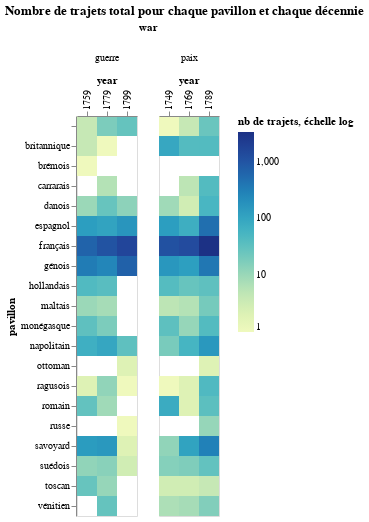

Here is the notebook cell this chart was saved with:
### Code cell
# Nombre de trajets total pour chaque pavillon et chaque décennie, en temps de guerre et paix

VegaLite({
    "$schema": "https://vega.github.io/schema/vega-lite/v5.json",
    "title": "Nombre de trajets total pour chaque pavillon et chaque décennie",
    "mark": {
        "tooltip": {
         "content": "data"
        },
        "type": "rect"
    },
    "data": {
        "values": list_viz
    },
    "resolve": {"scale": {"x": "independent"}},
    "encoding": {
        "column": {"field": "war"},
        "x": {
            "field": "year",
            "type": "nominal", 
            "title": "year",
            "axis": {
                "orient": "top"
            }
        },
        "y": {
            "field": "pavillon",
            "type": "nominal",
            "title": "pavillon"
        },
        "color": {
            "field": "count_travel",
            "type": "quantitative",
            "title": "nb de trajets, échelle log",
            "scale": {"type": "log"}
        }
    }
})

### Figure 1 — Vega-Lite specification as saved in the notebook (floating-point values rounded to 4 significant figures)
{"$schema": "https://vega.github.io/schema/vega-lite/v5.json", "data": {"values": [{"count_travel": 1, "mean_duration": 5, "mean_number_steps": 1, "mean_speed": 42, "pavillon": "", "sum_total_miles": 210, "war": "paix", "year": "1749"}, {"count_travel": 92, "mean_duration": 50.17, "mean_number_steps": 1.587, "mean_speed": 40.48, "pavillon": "britannique", "sum_total_miles": 150521, "war": "paix", "year": "1749"}, {"count_travel": 9, "mean_duration": 68.89, "mean_number_steps": 1.778, "mean_speed": 22.63, "pavillon": "danois", "sum_total_miles": 13542, "war": "paix", "year": "1749"}, {"count_travel": 129, "mean_duration": 9.271, "mean_number_steps": 1.217, "mean_speed": 41.61, "pavillon": "espagnol", "sum_total_miles": 27166, "war": "paix", "year": "1749"}, {"count_travel": 1092, "mean_duration": 21.48, "mean_number_steps": 1.657, "mean_speed": 34.24, "pavillon": "français", "sum_total_miles": 598967, "war": "paix", "year": "1749"}, {"count_travel": 159, "mean_duration": 9.428, "mean_number_steps": 1.17, "mean_speed": 34.06, "pavillon": "génois", "sum_total_miles": 32108, "war": "paix", "year": "1749"}, {"count_travel": 40, "mean_duration": 50.33, "mean_number_steps": 1.35, "mean_speed": 38.27, "pavillon": "hollandais", "sum_total_miles": 64561, "war": "paix", "year": "1749"}, {"count_travel": 5, "mean_duration": 27.2, "mean_number_steps": 2.2, "mean_speed": 33.81, "pavillon": "maltais", "sum_total_miles": 2575, "war": "paix", "year": "1749"}, {"count_travel": 33, "mean_duration": 6.667, "mean_number_steps": 1.03, "mean_speed": 25.03, "pavillon": "monégasque", "sum_total_miles": 4160, "war": "paix", "year": "1749"}, {"count_travel": 19, "mean_duration": 30.26, "mean_number_steps": 1.632, "mean_speed": 25.78, "pavillon": "napolitain", "sum_total_miles": 9755, "war": "paix", "year": "1749"}, {"count_travel": 1, "mean_duration": 94, "mean_number_steps": 2, "mean_speed": 13.98, "pavillon": "ragusois", "sum_total_miles": 1314, "war": "paix", "year": "1749"}, {"count_travel": 79, "mean_duration": 9.392, "mean_number_steps": 1.253, "mean_speed": 33.53, "pavillon": "romain", "sum_total_miles": 13531, "war": "paix", "year": "1749"}, {"count_travel": 12, "mean_duration": 4.167, "mean_number_steps": 1, "mean_speed": 57.2, "pavillon": "savoyard", "sum_total_miles": 2225, "war": "paix", "year": "1749"}, {"count_travel": 15, "mean_duration": 32.13, "mean_number_steps": 1.333, "mean_speed": 33.22, "pavillon": "suédois", "sum_total_miles": 15416, "war": "paix", "year": "1749"}, {"count_travel": 3, "mean_duration": 39.67, "mean_number_steps": 2, "mean_speed": 27.47, "pavillon": "toscan", "sum_total_miles": 1647, "war": "paix", "year": "1749"}, {"count_travel": 7, "mean_duration": 78.86, "mean_number_steps": 2.143, "mean_speed": 16.44, "pavillon": "vénitien", "sum_total_miles": 8219, "war": "paix", "year": "1749"}, {"count_travel": 4, "mean_duration": 76, "mean_number_steps": 3, "mean_speed": 28.05, "pavillon": "", "sum_total_miles": 3806, "war": "guerre", "year": "1759"}, {"count_travel": 4, "mean_duration": 26.25, "mean_number_steps": 2.5, "mean_speed": 31.01, "pavillon": "britannique", "sum_total_miles": 2820, "war": "guerre", "year": "1759"}, {"count_travel": 1, "mean_duration": 109, "mean_number_steps": 4, "mean_speed": 22.58, "pavillon": "brémois", "sum_total_miles": 2461, "war": "guerre", "year": "1759"}, {"count_travel": 10, "mean_duration": 45.3, "mean_number_steps": 1.5, "mean_speed": 26.98, "pavillon": "danois", "sum_total_miles": 9320, "war": "guerre", "year": "1759"}, {"count_travel": 131, "mean_duration": 12.39, "mean_number_steps": 1.634, "mean_speed": 39.13, "pavillon": "espagnol", "sum_total_miles": 41901, "war": "guerre", "year": "1759"}, {"count_travel": 650, "mean_duration": 8.183, "mean_number_steps": 1.415, "mean_speed": 37.76, "pavillon": "français", "sum_total_miles": 133315, "war": "guerre", "year": "1759"}, {"count_travel": 339, "mean_duration": 10.57, "mean_number_steps": 1.543, "mean_speed": 49.16, "pavillon": "génois", "sum_total_miles": 104225, "war": "guerre", "year": "1759"}, {"count_travel": 44, "mean_duration": 47.34, "mean_number_steps": 1.545, "mean_speed": 24.52, "pavillon": "hollandais", "sum_total_miles": 45169, "war": "guerre", "year": "1759"}, {"count_travel": 10, "mean_duration": 18.9, "mean_number_steps": 2.2, "mean_speed": 33.7, "pavillon": "maltais", "sum_total_miles": 4750, "war": "guerre", "year": "1759"}, {"count_travel": 32, "mean_duration": 5.656, "mean_number_steps": 1.125, "mean_speed": 32.36, "pavillon": "monégasque", "sum_total_miles": 4515, "war": "guerre", "year": "1759"}, {"count_travel": 69, "mean_duration": 17.83, "mean_number_steps": 1.725, "mean_speed": 47.24, "pavillon": "napolitain", "sum_total_miles": 29600, "war": "guerre", "year": "1759"}, {"count_travel": 2, "mean_duration": 52, "mean_number_steps": 3, "mean_speed": 15.93, "pavillon": "ragusois", "sum_total_miles": 1600, "war": "guerre", "year": "1759"}, {"count_travel": 29, "mean_duration": 6.103, "mean_number_steps": 1.414, "mean_speed": 79.22, "pavillon": "romain", "sum_total_miles": 8398, "war": "guerre", "year": "1759"}, {"count_travel": 138, "mean_duration": 7.014, "mean_number_steps": 1.362, "mean_speed": 65.11, "pavillon": "savoyard", "sum_total_miles": 38939, "war": "guerre", "year": "1759"}, {"count_travel": 12, "mean_duration": 11.92, "mean_number_steps": 1.167, "mean_speed": 37.62, "pavillon": "suédois", "sum_total_miles": 3250, "war": "guerre", "year": "1759"}, {"count_travel": 27, "mean_duration": 26.19, "mean_number_steps": 2, "mean_speed": 30.17, "pavillon": "toscan", "sum_total_miles": 16343, "war": "guerre", "year": "1759"}, {"count_travel": 4, "mean_duration": 24.75, "mean_number_steps": 1.75, "mean_speed": 34.87, "pavillon": "", "sum_total_miles": 3077, "war": "paix", "year": "1769"}, {"count_travel": 41, "mean_duration": 23.49, "mean_number_steps": 1.512, "mean_speed": 43.8, "pavillon": "britannique", "sum_total_miles": 34203, "war": "paix", "year": "1769"}, {"count_travel": 5, "mean_duration": 10.8, "mean_number_steps": 1, "mean_speed": 28.58, "pavillon": "carrarais", "sum_total_miles": 952, "war": "paix", "year": "1769"}, {"count_travel": 3, "mean_duration": 35.67, "mean_number_steps": 1.333, "mean_speed": 25.61, "pavillon": "danois", "sum_total_miles": 2346, "war": "paix", "year": "1769"}, {"count_travel": 73, "mean_duration": 14.75, "mean_number_steps": 1.068, "mean_speed": 20.22, "pavillon": "espagnol", "sum_total_miles": 13502, "war": "paix", "year": "1769"}, {"count_travel": 1304, "mean_duration": 17.34, "mean_number_steps": 1.556, "mean_speed": 35.45, "pavillon": "français", "sum_total_miles": 559799, "war": "paix", "year": "1769"}, {"count_travel": 125, "mean_duration": 10.99, "mean_number_steps": 1.104, "mean_speed": 32.66, "pavillon": "génois", "sum_total_miles": 32290, "war": "paix", "year": "1769"}, {"count_travel": 27, "mean_duration": 25.81, "mean_number_steps": 1.259, "mean_speed": 31.63, "pavillon": "hollandais", "sum_total_miles": 17282, "war": "paix", "year": "1769"}, {"count_travel": 6, "mean_duration": 6.167, "mean_number_steps": 1.167, "mean_speed": 39.89, "pavillon": "maltais", "sum_total_miles": 1309, "war": "paix", "year": "1769"}, {"count_travel": 11, "mean_duration": 8.727, "mean_number_steps": 1, "mean_speed": 17.82, "pavillon": "monégasque", "sum_total_miles": 1392, "war": "paix", "year": "1769"}, {"count_travel": 56, "mean_duration": 22.07, "mean_number_steps": 1.143, "mean_speed": 31.32, "pavillon": "napolitain", "sum_total_miles": 25347, "war": "paix", "year": "1769"}, {"count_travel": 2, "mean_duration": 30.5, "mean_number_steps": 2.5, "mean_speed": 18.23, "pavillon": "ragusois", "sum_total_miles": 1025, "war": "paix", "year": "1769"}, {"count_travel": 2, "mean_duration": 27, "mean_number_steps": 1, "mean_speed": 12.73, "pavillon": "romain", "sum_total_miles": 544, "war": "paix", "year": "1769"}, {"count_travel": 109, "mean_duration": 5.165, "mean_number_steps": 1.028, "mean_speed": 84.06, "pavillon": "savoyard", "sum_total_miles": 30012, "war": "paix", "year": "1769"}, {"count_travel": 17, "mean_duration": 50.94, "mean_number_steps": 1.412, "mean_speed": 28.81, "pavillon": "suédois", "sum_total_miles": 19029, "war": "paix", "year": "1769"}, {"count_travel": 3, "mean_duration": 8.667, "mean_number_steps": 1, "mean_speed": 27.74, "pavillon": "toscan", "sum_total_miles": 696, "war": "paix", "year": "1769"}, {"count_travel": 8, "mean_duration": 57, "mean_number_steps": 1.875, "mean_speed": 31.79, "pavillon": "vénitien", "sum_total_miles": 7480, "war": "paix", "year": "1769"}, {"count_travel": 18, "mean_duration": 11.22, "mean_number_steps": 1.167, "mean_speed": 32.16, "pavillon": "", "sum_total_miles": 4902, "war": "guerre", "year": "1779"}, {"count_travel": 1, "mean_duration": 7, "mean_number_steps": 1, "mean_speed": 30.57, "pavillon": "britannique", "sum_total_miles": 214, "war": "guerre", "year": "1779"}, {"count_travel": 6, "mean_duration": 12.17, "mean_number_steps": 1.167, "mean_speed": 24.63, "pavillon": "carrarais", "sum_total_miles": 1263, "war": "guerre", "year": "1779"}, {"count_travel": 27, "mean_duration": 23.74, "mean_number_steps": 1.259, "mean_speed": 36.17, "pavillon": "danois", "sum_total_miles": 15443, "war": "guerre", "year": "1779"}, {"count_travel": 108, "mean_duration": 14.23, "mean_number_steps": 1.296, "mean_speed": 30.92, "pavillon": "espagnol", "sum_total_miles": 23208, "war": "guerre", "year": "1779"}, {"count_travel": 1054, "mean_duration": 11.12, "mean_number_steps": 1.37, "mean_speed": 31.09, "pavillon": "français", "sum_total_miles": 219648, "war": "guerre", "year": "1779"}, {"count_travel": 258, "mean_duration": 10.54, "mean_number_steps": 1.194, "mean_speed": 34.57, "pavillon": "génois", "sum_total_miles": 65266, "war": "guerre", "year": "1779"}, {"count_travel": 37, "mean_duration": 16.32, "mean_number_steps": 1.216, "mean_speed": 40.69, "pavillon": "hollandais", "sum_total_miles": 16072, "war": "guerre", "year": "1779"}, {"count_travel": 8, "mean_duration": 17.75, "mean_number_steps": 1.5, "mean_speed": 24.83, "pavillon": "maltais", "sum_total_miles": 2270, "war": "guerre", "year": "1779"}, {"count_travel": 18, "mean_duration": 4.889, "mean_number_steps": 1, "mean_speed": 32.36, "pavillon": "monégasque", "sum_total_miles": 2195, "war": "guerre", "year": "1779"}, {"count_travel": 95, "mean_duration": 19.59, "mean_number_steps": 1.411, "mean_speed": 30.89, "pavillon": "napolitain", "sum_total_miles": 46159, "war": "guerre", "year": "1779"}, {"count_travel": 12, "mean_duration": 39.92, "mean_number_steps": 2.083, "mean_speed": 30.27, "pavillon": "ragusois", "sum_total_miles": 9859, "war": "guerre", "year": "1779"}, {"count_travel": 9, "mean_duration": 6.444, "mean_number_steps": 1.111, "mean_speed": 33.22, "pavillon": "romain", "sum_total_miles": 1835, "war": "guerre", "year": "1779"}, {"count_travel": 153, "mean_duration": 5.039, "mean_number_steps": 1.026, "mean_speed": 86.34, "pavillon": "savoyard", "sum_total_miles": 39188, "war": "guerre", "year": "1779"}, {"count_travel": 14, "mean_duration": 29.14, "mean_number_steps": 1.357, "mean_speed": 38.39, "pavillon": "suédois", "sum_total_miles": 10596, "war": "guerre", "year": "1779"}, {"count_travel": 11, "mean_duration": 16.55, "mean_number_steps": 1.818, "mean_speed": 29.58, "pavillon": "toscan", "sum_total_miles": 3519, "war": "guerre", "year": "1779"}, {"count_travel": 28, "mean_duration": 32.21, "mean_number_steps": 1.679, "mean_speed": 28.38, "pavillon": "vénitien", "sum_total_miles": 20614, "war": "guerre", "year": "1779"}, {"count_travel": 25, "mean_duration": 44.76, "mean_number_steps": 2.16, "mean_speed": 32.12, "pavillon": "", "sum_total_miles": 23726, "war": "paix", "year": "1789"}, {"count_travel": 42, "mean_duration": 36.5, "mean_number_steps": 1.643, "mean_speed": 45.36, "pavillon": "britannique", "sum_total_miles": 53537, "war": "paix", "year": "1789"}, {"count_travel": 42, "mean_duration": 12.95, "mean_number_steps": 1.048, "mean_speed": 27.58, "pavillon": "carrarais", "sum_total_miles": 8971, "war": "paix", "year": "1789"}, {"count_travel": 53, "mean_duration": 38.77, "mean_number_steps": 1.302, "mean_speed": 33.77, "pavillon": "danois", "sum_total_miles": 45775, "war": "paix", "year": "1789"}, {"count_travel": 481, "mean_duration": 13.12, "mean_number_steps": 1.193, "mean_speed": 34.88, "pavillon": "espagnol", "sum_total_miles": 120395, "war": "paix", "year": "1789"}, {"count_travel": 3311, "mean_duration": 14.01, "mean_number_steps": 1.395, "mean_speed": 34.12, "pavillon": "français", "sum_total_miles": 1203168, "war": "paix", "year": "1789"}, {"count_travel": 392, "mean_duration": 12.56, "mean_number_steps": 1.059, "mean_speed": 32.07, "pavillon": "génois", "sum_total_miles": 99548, "war": "paix", "year": "1789"}, {"count_travel": 32, "mean_duration": 24.34, "mean_number_steps": 1.312, "mean_speed": 32.6, "pavillon": "hollandais", "sum_total_miles": 23306, "war": "paix", "year": "1789"}, {"count_travel": 20, "mean_duration": 8.75, "mean_number_steps": 1.05, "mean_speed": 40.18, "pavillon": "maltais", "sum_total_miles": 4142, "war": "paix", "year": "1789"}, {"count_travel": 42, "mean_duration": 8.69, "mean_number_steps": 1, "mean_speed": 28.7, "pavillon": "monégasque", "sum_total_miles": 5503, "war": "paix", "year": "1789"}, {"count_travel": 154, "mean_duration": 25.6, "mean_number_steps": 1.195, "mean_speed": 30.41, "pavillon": "napolitain", "sum_total_miles": 83811, "war": "paix", "year": "1789"}, {"count_travel": 2, "mean_duration": 54, "mean_number_steps": 2, "mean_speed": 16.79, "pavillon": "ottoman", "sum_total_miles": 1774, "war": "paix", "year": "1789"}, {"count_travel": 45, "mean_duration": 25.87, "mean_number_steps": 1.622, "mean_speed": 27.68, "pavillon": "ragusois", "sum_total_miles": 23394, "war": "paix", "year": "1789"}, {"count_travel": 34, "mean_duration": 9.059, "mean_number_steps": 1.059, "mean_speed": 31.92, "pavillon": "romain", "sum_total_miles": 6519, "war": "paix", "year": "1789"}, {"count_travel": 11, "mean_duration": 62.45, "mean_number_steps": 3.909, "mean_speed": 28.5, "pavillon": "russe", "sum_total_miles": 19646, "war": "paix", "year": "1789"}, {"count_travel": 296, "mean_duration": 6.095, "mean_number_steps": 1.017, "mean_speed": 85.1, "pavillon": "savoyard", "sum_total_miles": 78910, "war": "paix", "year": "1789"}, {"count_travel": 29, "mean_duration": 52.76, "mean_number_steps": 1.621, "mean_speed": 36.88, "pavillon": "suédois", "sum_total_miles": 53915, "war": "paix", "year": "1789"}, {"count_travel": 4, "mean_duration": 3.75, "mean_number_steps": 1, "mean_speed": 42.88, "pavillon": "toscan", "sum_total_miles": 539, "war": "paix", "year": "1789"}, {"count_travel": 16, "mean_duration": 32.56, "mean_number_steps": 1.5, "mean_speed": 25.21, "pavillon": "vénitien", "sum_total_miles": 10718, "war": "paix", "year": "1789"}, {"count_travel": 28, "mean_duration": 3.5, "mean_number_steps": 1.107, "mean_speed": 33.02, "pavillon": "", "sum_total_miles": 2337, "war": "guerre", "year": "1799"}, {"count_travel": 13, "mean_duration": 9.231, "mean_number_steps": 1.154, "mean_speed": 34.32, "pavillon": "danois", "sum_total_miles": 3274, "war": "guerre", "year": "1799"}, {"count_travel": 167, "mean_duration": 14.27, "mean_number_steps": 1.066, "mean_speed": 21.63, "pavillon": "espagnol", "sum_total_miles": 33197, "war": "guerre", "year": "1799"}, {"count_travel": 1603, "mean_duration": 5.241, "mean_number_steps": 1.067, "mean_speed": 34.27, "pavillon": "français", "sum_total_miles": 143582, "war": "guerre", "year": "1799"}, {"count_travel": 693, "mean_duration": 10.59, "mean_number_steps": 1.052, "mean_speed": 25.99, "pavillon": "génois", "sum_total_miles": 124152, "war": "guerre", "year": "1799"}, {"count_travel": 32, "mean_duration": 15.22, "mean_number_steps": 1.438, "mean_speed": 26.86, "pavillon": "napolitain", "sum_total_miles": 12767, "war": "guerre", "year": "1799"}, {"count_travel": 2, "mean_duration": 25.5, "mean_number_steps": 1.5, "mean_speed": 27.86, "pavillon": "ottoman", "sum_total_miles": 1317, "war": "guerre", "year": "1799"}, {"count_travel": 1, "mean_duration": 18, "mean_number_steps": 3, "mean_speed": 24.17, "pavillon": "ragusois", "sum_total_miles": 435, "war": "guerre", "year": "1799"}, {"count_travel": 1, "mean_duration": 39, "mean_number_steps": 3, "mean_speed": 27.23, "pavillon": "russe", "sum_total_miles": 1062, "war": "guerre", "year": "1799"}, {"count_travel": 2, "mean_duration": 6, "mean_number_steps": 1, "mean_speed": 42.34, "pavillon": "savoyard", "sum_total_miles": 524, "war": "guerre", "year": "1799"}, {"count_travel": 3, "mean_duration": 3.333, "mean_number_steps": 1, "mean_speed": 61.08, "pavillon": "suédois", "sum_total_miles": 685, "war": "guerre", "year": "1799"}]}, "encoding": {"color": {"field": "count_travel", "scale": {"type": "log"}, "title": "nb de trajets, échelle log", "type": "quantitative"}, "column": {"field": "war"}, "x": {"axis": {"orient": "top"}, "field": "year", "title": "year", "type": "nominal"}, "y": {"field": "pavillon", "title": "pavillon", "type": "nominal"}}, "mark": {"tooltip": {"content": "data"}, "type": "rect"}, "resolve": {"scale": {"x": "independent"}}, "title": "Nombre de trajets total pour chaque pavillon et chaque décennie"}
